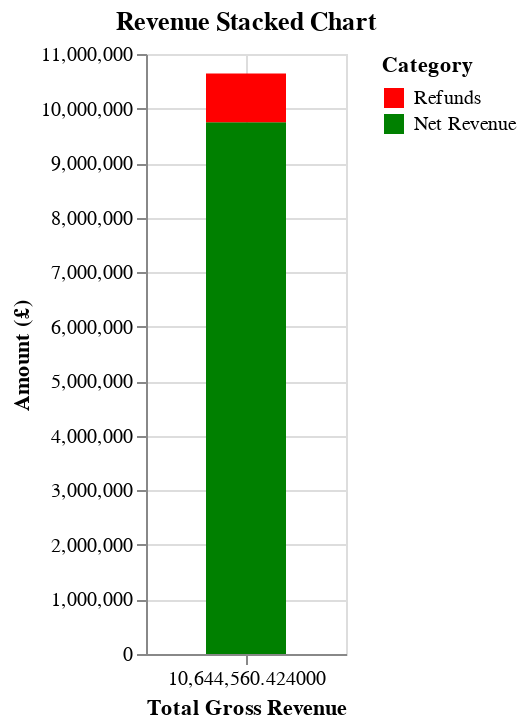

The code cell stored with this chart in its notebook:
### Markdown cell above
# Modify Waterfall Chart to Stacked Bar Chart

### Code cell
# Compute Gross Revenue (sum of revenue where quantity > 0)
    gross_revenue = filtered_df.loc[filtered_df['Quantity'] > 0, 'Revenue'].sum()
    
    # Compute Refund (sum of revenue where quantity < 0, taking absolute value)
    refund = abs(filtered_df.loc[filtered_df['Quantity'] < 0, 'Revenue'].sum())
    
    # Compute Net Revenue (Gross Revenue - Refund)
    net_revenue = gross_revenue - refund
    
    # Data for stacked bar (ensuring total height is Gross Revenue)
    working_df = pd.DataFrame({
        'Component': ['Net Revenue', 'Refunds'],
        'Value': [net_revenue, refund]
    })
    working_df['Total'] = working_df['Value'].sum()
    
    chart = alt.Chart(working_df).mark_bar(size=40).encode(  # Adjust size here
        x=alt.X('Total:Q', title='Total Gross Revenue'),
        y=alt.Y('Value:Q', title='Amount (£)'),
        color=alt.Color('Component:N', scale=alt.Scale(domain=['Refunds', 'Net Revenue'], range=['red', 'green']),
                        legend=alt.Legend(title='Category')
                       ),
        order=alt.Order('Component:N', sort='ascending'),  # Ensure correct stacking order,
    tooltip=[
        alt.Tooltip('Component:N', title='Category'),
        alt.Tooltip('Value:Q', title='Amount (£)', format=",.2f")  # Format with pound symbol and commas
    ]
    ).properties(
        title='Revenue Stacked Chart',
        width=100,
        height=300
    )

chart

### Figure 1 — Vega specification as saved in the notebook (floating-point values rounded to 4 significant figures)
{"$schema": "https://vega.github.io/schema/vega/v5.json", "data": [{"name": "source_0", "values": [{"Component": "Net Revenue", "Total": 10640000.0, "Value": 9748000.0, "Value_end": 9748000.0, "Value_start": 0.0}, {"Component": "Refunds", "Total": 10640000.0, "Value": 896800.0, "Value_end": 10640000.0, "Value_start": 9748000.0}]}, {"name": "source_0_x_domain_Total", "values": [{"min": 10640000.0, "max": 10640000.0}]}], "marks": [{"type": "rect", "name": "marks", "from": {"data": "source_0"}, "encode": {"update": {"tooltip": {"signal": "{\"Category\": isValid(datum[\"Component\"]) ? datum[\"Component\"] : \"\"+datum[\"Component\"], \"Amount (£)\": format(datum[\"Value\"], \",.2f\")}"}, "width": {"value": 40}, "y": {"field": "Value_end", "scale": "y"}, "fill": {"field": "Component", "scale": "color"}, "y2": {"field": "Value_start", "scale": "y"}, "xc": {"field": "Total", "scale": "x"}}}, "style": ["bar"]}], "scales": [{"name": "x", "type": "linear", "domain": [{"signal": "(data(\"source_0_x_domain_Total\")[0] || {}).min"}, {"signal": "(data(\"source_0_x_domain_Total\")[0] || {}).max"}], "range": [0, {"signal": "width"}], "zero": false, "padding": 5, "nice": true}, {"name": "y", "type": "linear", "domain": {"data": "source_0", "fields": ["Value_start", "Value_end"]}, "range": [{"signal": "height"}, 0], "zero": true, "nice": true}, {"name": "color", "type": "ordinal", "domain": ["Refunds", "Net Revenue"], "range": ["red", "green"]}], "axes": [{"scale": "x", "zindex": 0, "grid": true, "labels": false, "maxExtent": 0, "domain": false, "orient": "bottom", "gridScale": "y", "minExtent": 0, "ticks": false, "aria": false, "tickCount": {"signal": "ceil(width/40)"}}, {"scale": "y", "ticks": false, "aria": false, "maxExtent": 0, "zindex": 0, "domain": false, "minExtent": 0, "labels": false, "orient": "left", "gridScale": "x", "grid": true, "tickCount": {"signal": "ceil(height/40)"}}, {"scale": "x", "orient": "bottom", "tickCount": {"signal": "ceil(width/40)"}, "title": "Total Gross Revenue", "zindex": 0, "labelOverlap": true, "labelFlush": true, "grid": false}, {"scale": "y", "zindex": 0, "title": "Amount (£)", "orient": "left", "grid": false, "labelOverlap": true, "tickCount": {"signal": "ceil(height/40)"}}], "title": {"text": "Revenue Stacked Chart", "frame": "group"}, "background": "white", "padding": 5, "style": "cell", "height": 300, "legends": [{"title": "Category", "fill": "color", "symbolType": "square"}], "width": 100}
